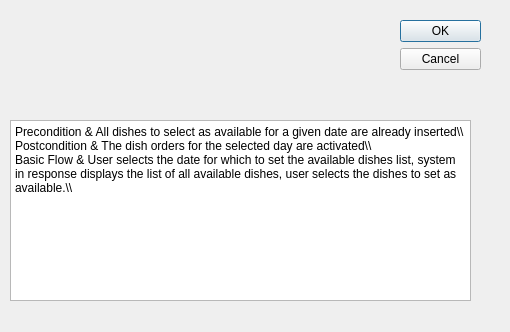
<?xml version="1.0" encoding="UTF-8"?>
<ui version="4.0">
 <class>DialogUdateDishes</class>
 <widget class="QDialog" name="DialogUdateDishes">
  <property name="geometry">
   <rect>
    <x>0</x>
    <y>0</y>
    <width>510</width>
    <height>332</height>
   </rect>
  </property>
  <property name="windowTitle">
   <string>Dialog</string>
  </property>
  <widget class="QDialogButtonBox" name="buttonBox">
   <property name="geometry">
    <rect>
     <x>400</x>
     <y>20</y>
     <width>81</width>
     <height>81</height>
    </rect>
   </property>
   <property name="orientation">
    <enum>Qt::Vertical</enum>
   </property>
   <property name="standardButtons">
    <set>QDialogButtonBox::Cancel|QDialogButtonBox::Ok</set>
   </property>
  </widget>
  <widget class="QPlainTextEdit" name="plainTextEdit">
   <property name="geometry">
    <rect>
     <x>10</x>
     <y>120</y>
     <width>461</width>
     <height>181</height>
    </rect>
   </property>
   <property name="plainText">
    <string>Precondition &amp; All dishes to select as available for a given date are already inserted\\
Postcondition &amp; The dish orders for the selected day are activated\\
Basic Flow &amp; User selects the date for which to set the available dishes list, system in response displays the list of all available dishes, user selects the dishes to set as available.\\</string>
   </property>
  </widget>
 </widget>
 <resources/>
 <connections>
  <connection>
   <sender>buttonBox</sender>
   <signal>accepted()</signal>
   <receiver>DialogUdateDishes</receiver>
   <slot>accept()</slot>
   <hints>
    <hint type="sourcelabel">
     <x>248</x>
     <y>254</y>
    </hint>
    <hint type="destinationlabel">
     <x>157</x>
     <y>274</y>
    </hint>
   </hints>
  </connection>
  <connection>
   <sender>buttonBox</sender>
   <signal>rejected()</signal>
   <receiver>DialogUdateDishes</receiver>
   <slot>reject()</slot>
   <hints>
    <hint type="sourcelabel">
     <x>316</x>
     <y>260</y>
    </hint>
    <hint type="destinationlabel">
     <x>286</x>
     <y>274</y>
    </hint>
   </hints>
  </connection>
 </connections>
</ui>
